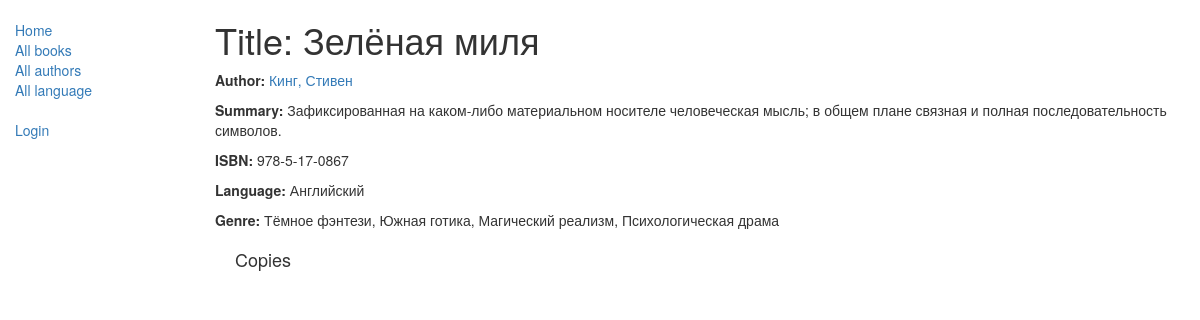
Page /catalog/book/11/ on the committed database.
### catalog/models.py (models this page shows, shortened)
class Book(models.Model):
    title = models.CharField(max_length=200)
    author = models.ForeignKey('Author', on_delete=models.SET_NULL, null=True)
    summary = models.TextField(max_length=1000, help_text="Enter a brief description of the book")
    isbn = models.CharField('ISBN',max_length=13, help_text='13 Character <a href="https://www.isbn-international.org/content/what-isbn">ISBN number</a>')
    is_favorite = models.BooleanField(default=False)
    genre = models.ManyToManyField(Genre, help_text="Select a genre for this book")
    language = models.ForeignKey('Language', on_delete=models.SET_NULL, null=True)
    def display_genre(self):
        """
        Creates a string for the Genre. This is required to display genre in Admin.
        """
        return ', '.join([genre.name for genre in self.genre.all()[:3]])
    display_genre.short_description = 'Genre'

class Author(models.Model):
    first_name = models.CharField(max_length=100)
    last_name = models.CharField(max_length=100)
    date_of_birth = models.DateField(null=True, blank=True)
    date_of_death = models.DateField('Died', null=True, blank=True)
    def __str__(self):
        return '%s, %s' % (self.last_name, self.first_name)

class Language(models.Model):
    name = models.CharField(max_length=200,
                            unique=True,
                            help_text="Enter the book's natural language (e.g. English, French, Japanese etc.)")

class Genre(models.Model):
    name = models.CharField(max_length=200, help_text="Enter a book genre (e.g. Science Fiction, French Poetry etc.)")
    def __str__(self):
        return self.name

### catalog/views.py (the view)
# urls.py: path('book/<int:pk>/', views.BookDetailView.as_view(), name='book-detail'),
class BookDetailView(generic.DetailView):
    model = Book
    def get_context_data(self, **kwargs):
        context = super().get_context_data(**kwargs)
        book = self.get_object()
        selected_count = book.genre.count()  # Подсчёт количества жанров, связанных с книгой
        context['selected_count'] = selected_count
        return context

### catalog/templates/catalog/book_detail.html (shortened to what this page needs)
{% extends "base_generic.html" %}
{% block content %}
  <h1>Title: {{ book.title }}</h1>
  <p><strong>Author:</strong> <a href="">{{ book.author }}</a></p>
  <p><strong>Summary:</strong> {{ book.summary }}</p>
  <p><strong>ISBN:</strong> {{ book.isbn }}</p>
  <p><strong>Language:</strong> {{ book.language.name }}</p>
  <p><strong>Genre:</strong>
    <span class="
    ">
      {% for genre in book.genre.all %} {{ genre }}{% if not forloop.last %}, {% endif %}{% endfor %}
    </span>
  </p>
  <div style="margin-left:20px;margin-top:20px">
    <h4>Copies</h4>
  </div>
{% endblock %}

### rows in the picture
Book: title "Зелёная миля", author "Кинг, Стивен", summary "Зафиксированная на каком-либо материальном носителе человеческая мысль; в общем плане связная и полная последовательность символов.", isbn "978-5-17-0867", language.name "Английский"
Genre: name "Тёмное фэнтези"
Genre: name "Южная готика"
Genre: name "Магический реализм"
Genre: name "Психологическая драма"
